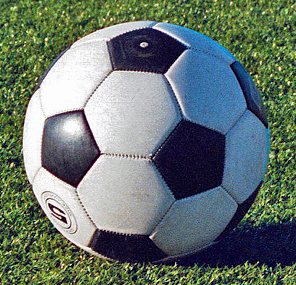
#> input picture 算法组/Week2/chenjialiang/data/ball1_clear.jpg, 296 x 285 px
$ python -i detector.py   (imports and definitions only)
#> lines starting #> are read from the running program, lines starting #| are printed output that depends on the picture; after the words box and inside, x2 and y2 are one past the last pixel; in counts of white or black regions, pixels touching at a corner belong together
"""Standalone HSV color segmentation for uint8 OpenCV BGR images."""

from dataclasses import dataclass
import math
from numbers import Integral, Real
from typing import Optional, Tuple

import cv2
import numpy as np


@dataclass(frozen=True)
class DetectorConfig:
    """HSV bounds are inclusive; lower H > upper H wraps through red (179/0)."""

    hsv_lower: Tuple[int, int, int] = (5, 100, 80)
    hsv_upper: Tuple[int, int, int] = (25, 255, 255)
    min_area: float = 100
    morphology: str = "none"
    kernel_size: int = 3

    def __post_init__(self) -> None:
        for name in ("hsv_lower", "hsv_upper"):
            value = getattr(self, name)
            try:
                values = tuple(value)
            except TypeError as exc:
                raise ValueError(f"{name} must contain three integers") from exc
            if len(values) != 3 or any(
                isinstance(v, bool) or not isinstance(v, Integral) for v in values
            ):
                raise ValueError(f"{name} must contain three integers")
            if not (0 <= values[0] <= 179 and all(0 <= v <= 255 for v in values[1:])):
                raise ValueError(f"{name}: hue must be 0..179, saturation/value 0..255")
            object.__setattr__(self, name, tuple(int(v) for v in values))
#> further down, picture is the input picture: shape (285, 296, 3); mean B, G, R 111, 117.3, 104
        if any(self.hsv_lower[i] > self.hsv_upper[i] for i in (1, 2)):
            raise ValueError("lower saturation/value must not exceed upper saturation/value")
        if (
            isinstance(self.min_area, bool)
            or not isinstance(self.min_area, Real)
            or not math.isfinite(self.min_area)
            or self.min_area < 0
        ):
            raise ValueError("min_area must be a finite nonnegative number")
        object.__setattr__(self, "min_area", float(self.min_area))
        if self.morphology not in ("none", "open", "close", "open_close"):
            raise ValueError("morphology must be none, open, close, or open_close")
        if (
            isinstance(self.kernel_size, bool)
            or not isinstance(self.kernel_size, Integral)
            or self.kernel_size < 1
        ):
            raise ValueError("kernel_size must be a positive integer")
        object.__setattr__(self, "kernel_size", int(self.kernel_size))


@dataclass
class DetectionResult:
    """Pixel centroid (u, v), contour area, selected contour, and full binary mask.

    On a miss, detected is False, u/v/area are zero, contour is None, and
    mask still contains the thresholded, optionally cleaned segmentation.
    """

    detected: bool
    u: float
    v: float
    area: float
    contour: Optional[np.ndarray]
    mask: np.ndarray


def _validate_image(image: np.ndarray) -> None:
    if (
        not isinstance(image, np.ndarray)
        or image.dtype != np.uint8
        or image.ndim != 3
        or image.shape[2] != 3
        or image.shape[0] == 0
        or image.shape[1] == 0
    ):
        raise ValueError("image must be a nonempty H x W x 3 uint8 BGR array")


def detect(image: np.ndarray, config: DetectorConfig = DetectorConfig()) -> DetectionResult:
    """Return the largest external contour with area >= min_area and valid moments.

    The input is not modified. Centroids use OpenCV moments in pixel coordinates.
    The returned uint8 mask has values 0/255 and the same height/width as image.
    """
    _validate_image(image)
    if not isinstance(config, DetectorConfig):
        raise TypeError("config must be a DetectorConfig")
    hsv = cv2.cvtColor(image, cv2.COLOR_BGR2HSV)
#> hsv: shape (285, 296, 3); mean H, S, V 77.7, 102.5, 130.4
    lower, upper = config.hsv_lower, config.hsv_upper
    if lower[0] <= upper[0]:
        mask = cv2.inRange(hsv, lower, upper)
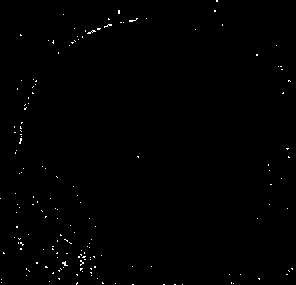
#> mask: shape (285, 296); 0.49% white in thin lines or dots
    else:
        high = cv2.inRange(hsv, lower, (179, upper[1], upper[2]))
        low = cv2.inRange(hsv, (0, lower[1], lower[2]), upper)
        mask = cv2.bitwise_or(high, low)
    if config.morphology != "none":
        kernel = np.ones((config.kernel_size, config.kernel_size), dtype=np.uint8)
        if config.morphology in ("open", "open_close"):
            mask = cv2.morphologyEx(mask, cv2.MORPH_OPEN, kernel)
        if config.morphology in ("close", "open_close"):
            mask = cv2.morphologyEx(mask, cv2.MORPH_CLOSE, kernel)
    # [-2] supports both OpenCV 3 and OpenCV 4 findContours return signatures.
    contours = cv2.findContours(mask.copy(), cv2.RETR_EXTERNAL, cv2.CHAIN_APPROX_SIMPLE)[-2]
#> contours = 163 contours, all with area under 20
    candidates = sorted(
        ((float(cv2.contourArea(contour)), contour) for contour in contours),
        key=lambda item: item[0],
        reverse=True,
    )
#> candidates = 163 items
    for area, contour in candidates:
        if area < config.min_area:
            break
        moments = cv2.moments(contour)
        if moments["m00"] == 0:
            continue
        return DetectionResult(
            True,
            float(moments["m10"] / moments["m00"]),
            float(moments["m01"] / moments["m00"]),
            area,
            contour,
            mask,
        )
#> this loop made 1 pass
#> area on pass 1: 6.5
    return DetectionResult(False, 0.0, 0.0, 0.0, None, mask)


def annotate(image: np.ndarray, result: DetectionResult) -> np.ndarray:
    """Return a copy with contour, center, and metrics, or a 'No target' label."""
    _validate_image(image)
    output = image.copy()
    if result.detected:
        if result.contour is not None:
            cv2.drawContours(output, [result.contour], -1, (0, 255, 0), 2)
        center = (int(round(result.u)), int(round(result.v)))
        cv2.circle(output, center, 4, (0, 0, 255), -1)
        label = f"Target u={result.u:.1f} v={result.v:.1f} area={result.area:.1f}"
        color = (0, 255, 0)
    else:
        label, color = "No target", (0, 0, 255)
    cv2.putText(output, label, (10, 25), cv2.FONT_HERSHEY_SIMPLEX, 0.55, color, 2, cv2.LINE_AA)
    return output

>>> import cv2
>>> picture = cv2.imread('../../../../chenjialiang/data/ball1_clear.jpg')
>>> result = detect(picture)

$ run again, on 算法组/Week2/chenjialiang/data/ball3_small.jpg
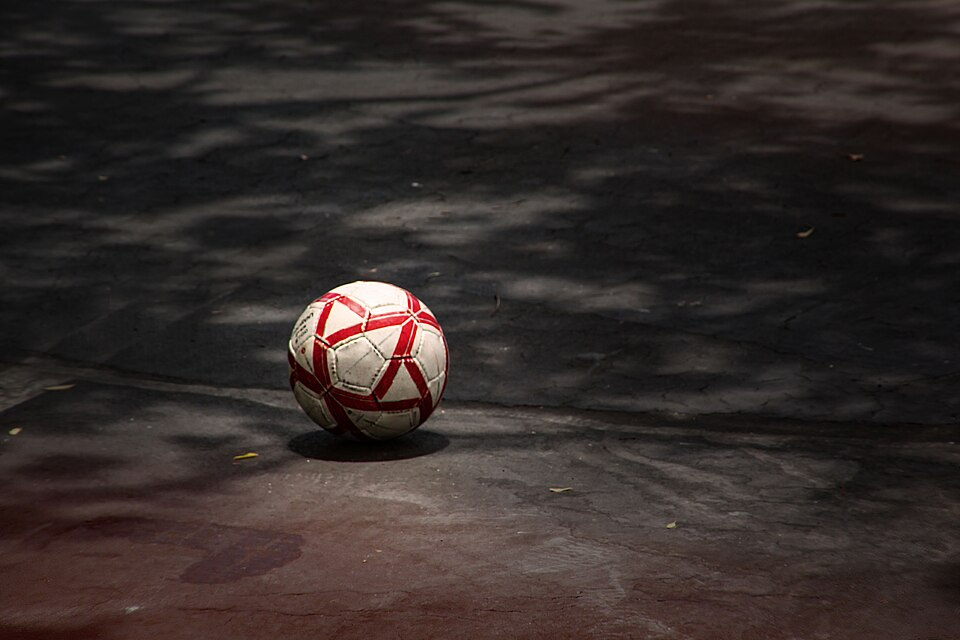
#> input picture 算法组/Week2/chenjialiang/data/ball3_small.jpg, 960 x 640 px
#> picture is the input picture: shape (640, 960, 3); mean B, G, R 41.3, 43.5, 51.7
#> hsv: shape (640, 960, 3); mean H, S, V 32.1, 45.3, 51.8
#> in detect, `mask = cv2.inRange(hsv, lower, upper)`:
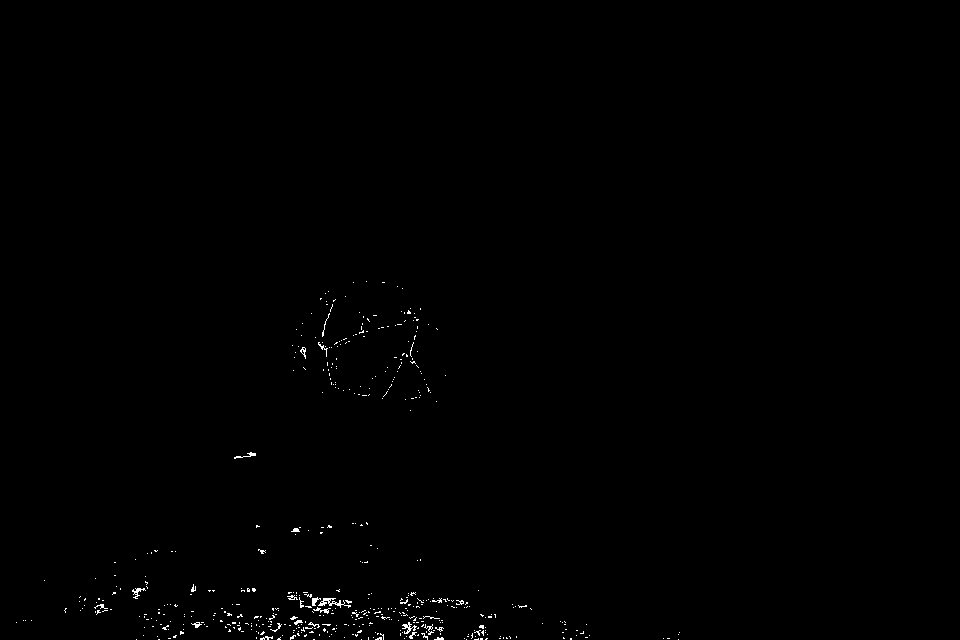
#> mask: shape (640, 960); 0.38% white in thin lines or dots, all inside (x1, y1, x2, y2) = (16, 281, 680, 640)
#> contours = 503 contours, 495 with area under 20; largest, box (x1, y1, x2, y2) and area: (318, 598, 351, 608) 70, (402, 622, 417, 634) 40, (132, 588, 146, 599) 30, (300, 347, 306, 359) 26, (312, 597, 321, 606) 26, (313, 607, 331, 614) 23, (234, 452, 256, 459) 22, (191, 622, 202, 628) 20
#> candidates = 503 items
#> the loop in detect, `for area, contour in candidates:` made 1 pass
#> area on pass 1: 70
